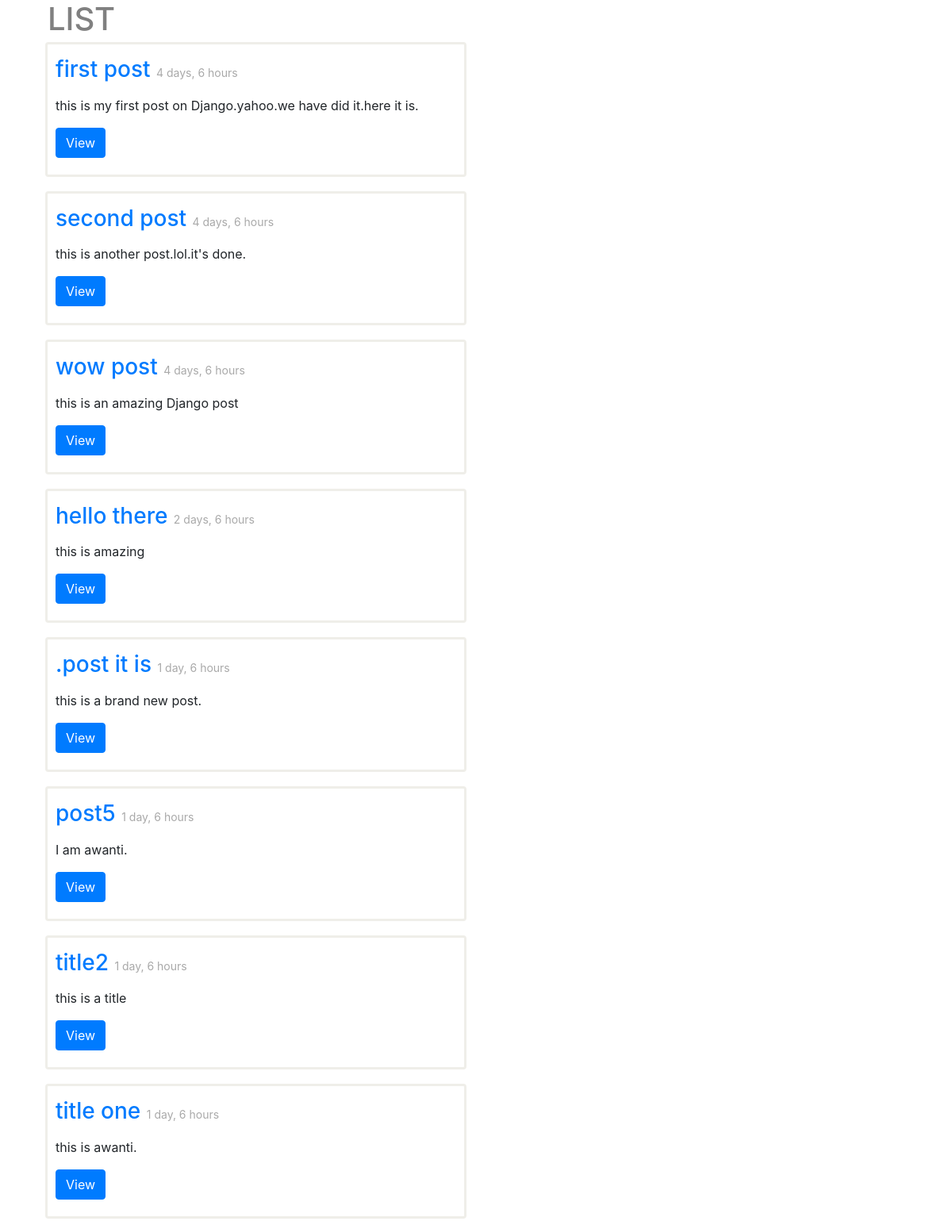
Before: / with the older database file.
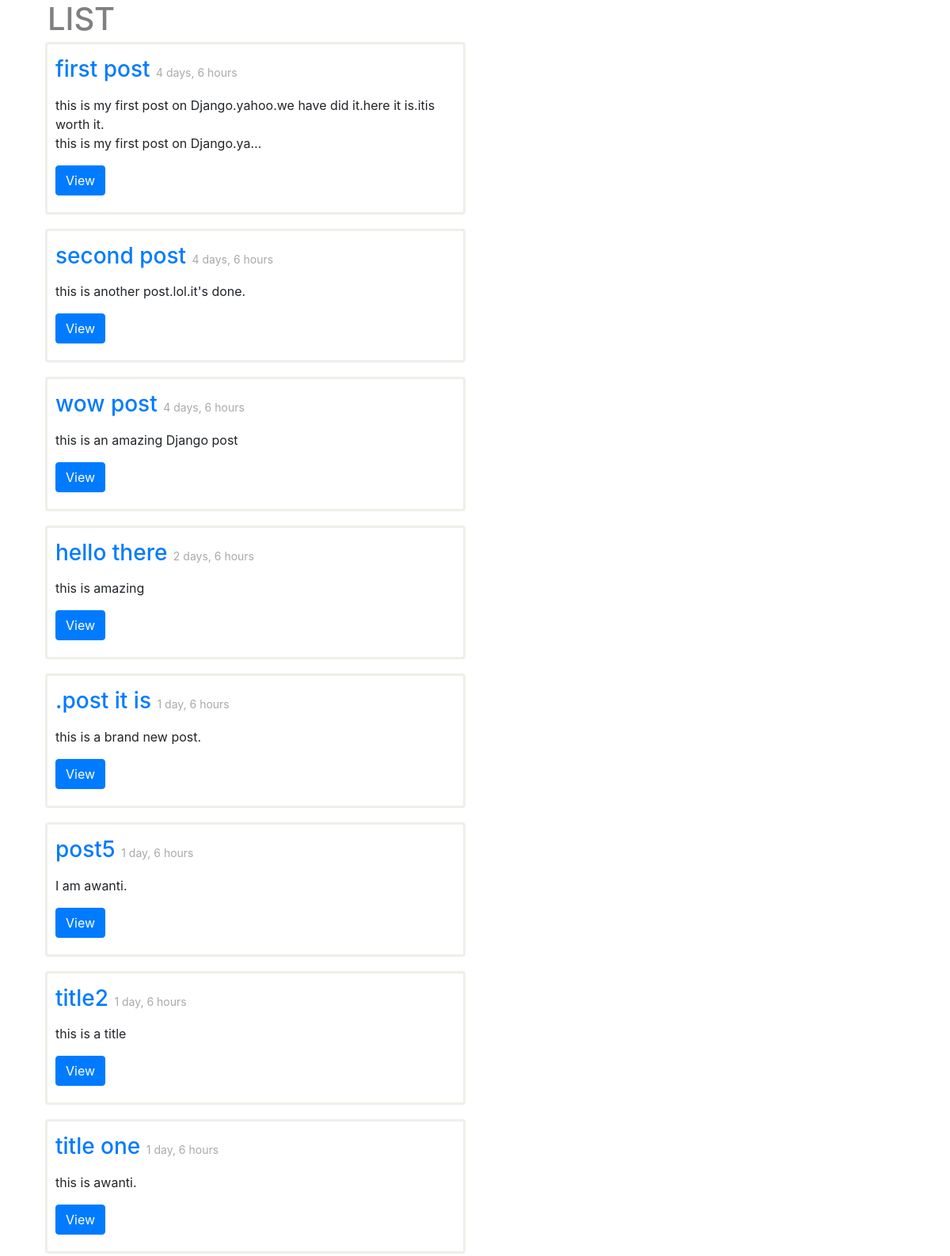
After: the same page with the newer database file.
### posts/models.py (models this page shows, shortened)
class Post(models.Model):
    title = models.CharField(max_length= 250)
    content = models.TextField()
    timestamp = models.DateField(auto_now=False,auto_now_add=True)
    updated = models.DateField(auto_now=True,auto_now_add=False)

### posts/views.py (the view)
# urls.py: url(r'^$',views.post_list,name="list"),
def post_list(request):
    queryset = Post.objects.all()
    context= {
        "object_list":queryset,
        "title": "LIST"
    }
    return render(request, 'post_list.html',context)

### posts/templates/post_list.html
{% extends "base.html" %}
{% block content %}
<div class="col-sm-6 col-sm-offset-3">
<h1>{{ title }}</h1>
<div class="row">
 {% for obj in object_list %}
        <div class="col-sm-12 abc">
            <div class="thumbnail">
             <div class="caption">
                <h3><a href="{% url "posts:detail" id=obj.id %}">{{ obj.title }} <small>{{ obj.timestamp|timesince }}</small></a></h3>
                <p>{{ obj.content |linebreaks|truncatechars:120}}</p>
                 <p><a href="{% url "posts:detail" id=obj.id %}" class="btn btn-primary" role="button">View</a></p>
             </div>
            </div>
        <br>
        </div>
 {% endfor %}
</div>
</div>
{% endblock content %}

Changed rows visible on the page:
changed Post "first post": content "this is my first post on Django.yahoo.we have did it.here it is." → "this is my first post on Django.yahoo.we have did it.here it is.itis worth it. this is my first post on Django.ya…"
